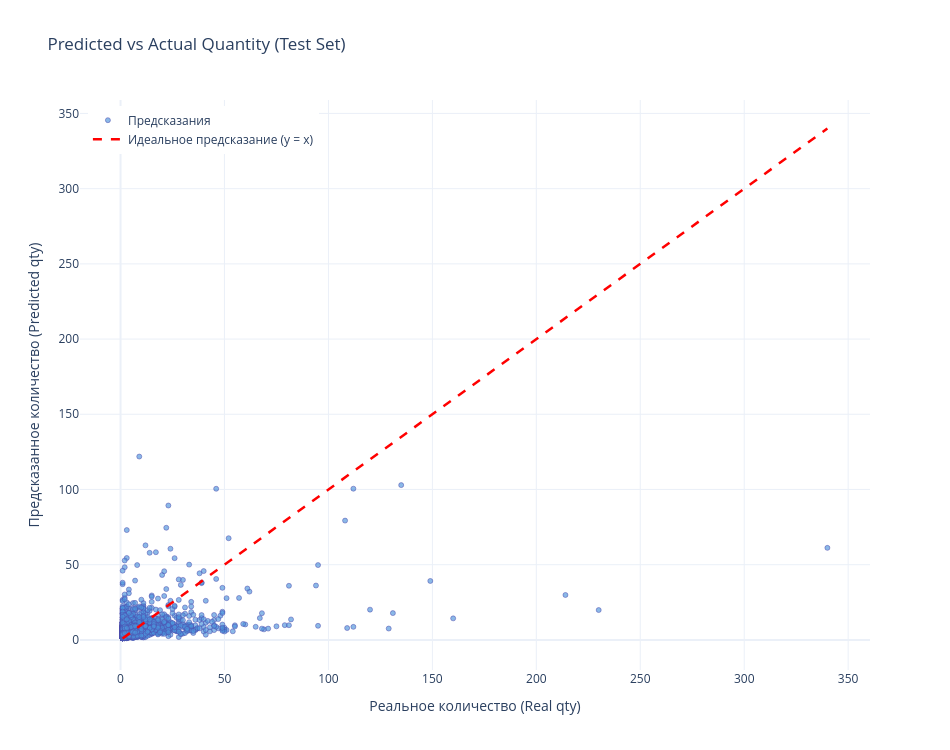

Notebook cell for this chart:
### Code cell
fig = go.Figure()

fig.add_trace(go.Scatter(
    x=y_test,
    y=pred,
    mode='markers',
    name='Предсказания',
    marker=dict(
        size=5,
        color='rgba(0, 102, 204, 0.65)',
        line=dict(width=0.5, color='darkblue')
    ),
    opacity=0.7
))

min_val = min(y_test.min(), pred.min())
max_val = max(y_test.max(), pred.max())

fig.add_trace(go.Scatter(
    x=[min_val, max_val],
    y=[min_val, max_val],
    mode='lines',
    name='Идеальное предсказание (y = x)',
    line=dict(color='red', dash='dash', width=2.5)
))

fig.update_layout(
    title='Predicted vs Actual Quantity (Test Set)',
    xaxis_title='Реальное количество (Real qty)',
    yaxis_title='Предсказанное количество (Predicted qty)',
    width=950,
    height=750,
    template='plotly_white',
    hovermode='closest',
    legend=dict(yanchor="top", y=0.99, xanchor="left", x=0.01)
)
modeling_figs["Predicted vs Actual Quantity (Test Set)"] = fig
fig.show()

### Figure 1 — Plotly figure (JSON) as saved in the notebook; plotly's stock layout.template omitted (floating-point values rounded to 4 significant figures; data arrays with more than 128 entries replaced by an {"elided": "..."} marker saying what was removed)
{"data": [{"marker": {"color": "rgba(0, 102, 204, 0.65)", "line": {"color": "darkblue", "width": 0.5}, "size": 5}, "mode": "markers", "name": "Предсказания", "opacity": 0.7, "type": "scatter", "x": {"elided": "3240 int values"}, "y": {"elided": "3240 float values"}}, {"line": {"color": "red", "dash": "dash", "width": 2.5}, "mode": "lines", "name": "Идеальное предсказание (y = x)", "type": "scatter", "x": [1, 340], "y": [1, 340]}], "layout": {"height": 750, "hovermode": "closest", "legend": {"x": 0.01, "xanchor": "left", "y": 0.99, "yanchor": "top"}, "title": {"text": "Predicted vs Actual Quantity (Test Set)"}, "width": 950, "xaxis": {"title": {"text": "Реальное количество (Real qty)"}}, "yaxis": {"title": {"text": "Предсказанное количество (Predicted qty)"}}}}
